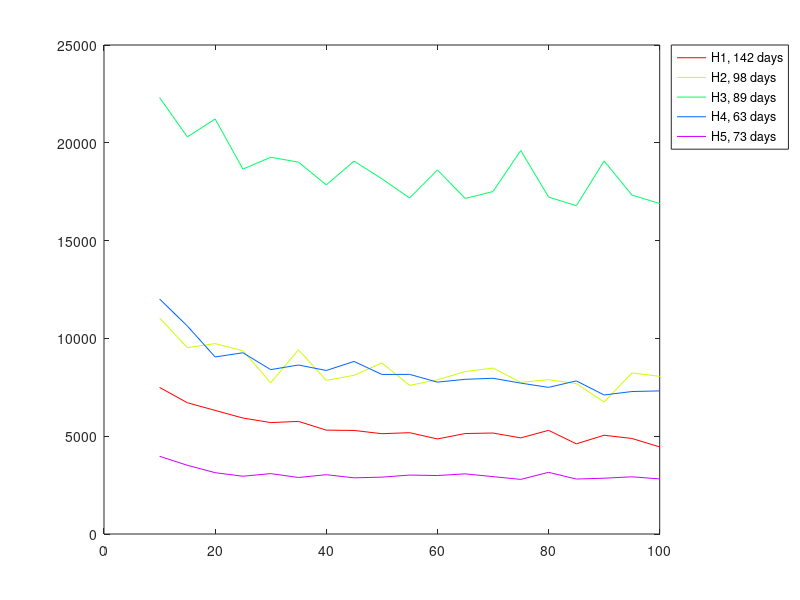

Source code (MATLAB):
%% TEST GAUSSIAN
% All tests that are done for the outcomes of LDA-Gaussian
%% this plots the perplexity
load OutcomeExp4_TESTHN1;
H{1}=DataGaus{1};
load OutcomeExp4_TEST;
H{2}=DataGaus{2};
H{3}=DataGaus{3};
load OutcomeExp4_VanKas;
H{4}=DataGaus{4};
H{5}=DataGaus{5};

cmap = colormap(hsv(5));

D=H{1};
Plo=[];
for i=1:length(D.Run)
    Per = D.Run{i}.Perpl;
    plo=[];
    for j=1:length(Per);
        if ~isnan(Per(j))
            plo= [plo Per(j)];
        end
    end
    Plo=[Plo mean(plo)];
end

plot(10:5:100,Plo,'Color',cmap(1,:));
hold on
for i=2:5
    dat=H{i}.PerGausM;
    if length(dat)==20
        plot(10:5:100,dat(2:end),'Color',cmap(i,:));
    else
        plot(10:5:100,dat,'Color',cmap(i,:));
    end
    hold on
end
hleg = legend('H1, 142 days','H2, 98 days',...
    'H3, 89 days','H4, 63 days','H5, 73 days',...
    'Location','NorthEastOutside');
%% For the timeslice experiment
% load OutcomeExpTimeSlices;
% for i=1:length(DataGaus)
%     dd=DataGaus{i}.PerGausM;
%     plot(dd(2:end))
%     hold on
% end
